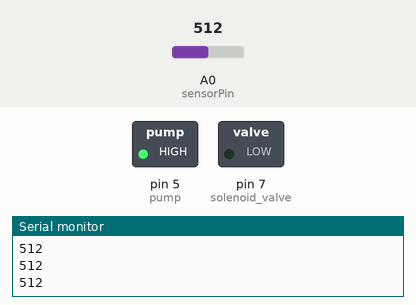
The sketch below on a simulated Arduino Uno, built with avr-gcc and run on an emulated ATmega328P. On the bench: switched loads named in the sketch (green lamp = pin HIGH), the last lines printed to the serial monitor. The inputs (shaded band) are chosen by the test bench; at power-on: A0 (sensorPin) = 512.

Above: at 1.2 s.
1.3 s: A0 (sensorPin) set to 312
2.8 s: A0 (sensorPin) set to 289
At 3.2 s:
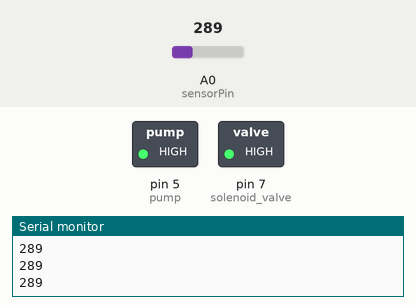
4.3 s: A0 (sensorPin) set to 306
At 5.1 s:
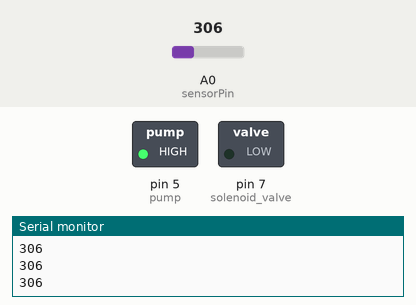
5.8 s: A0 (sensorPin) set to 290
At 6.6 s:
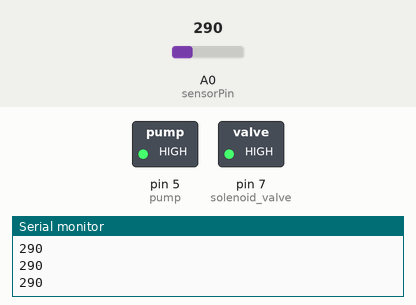
Timing chart, 0 to 8.3 s (numbered marks = the images above; inputs shaded):
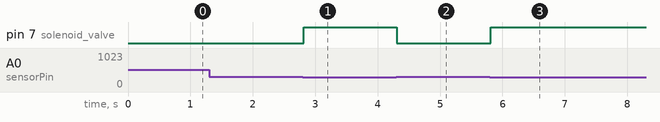

The sketch:

controllooptest.ino
```cpp
int sensorPin = A0;
int sensorValue = 0;

void setup() {
  // put your setup code here, to run once:
  Serial.begin(9600);
  while (!Serial) {
    ; // wait for serial port to connect. Needed for native USB port only
  }
  pinMode(7, OUTPUT);//solenoid valve
  pinMode(5, OUTPUT);//pump
  digitalWrite(5,HIGH);//turn on pump
  digitalWrite(7,HIGH);//close valve
}

void loop() {
  // put your main code here, to run repeatedly:
  sensorValue = analogRead(sensorPin);
  if (sensorValue > 300)
  {
//    Serial.println("we are above 100");
    digitalWrite(7, LOW);//open solenoid
    delay(50);
  }
  else
  {
    digitalWrite(7, HIGH);//close solenoid
  }
  Serial.println(sensorValue);


}
```

Measured:
- the behaviour switches between 301 and 300 on A0 (sensorPin) (found by bisection; images 0 and 1)
- after the input at 2.8 s, pin 7 (solenoid_valve): LOW → HIGH at once
- after the input at 4.3 s, pin 7 (solenoid_valve): HIGH → LOW at once
- after the input at 5.8 s, pin 7 (solenoid_valve): LOW → HIGH at once
